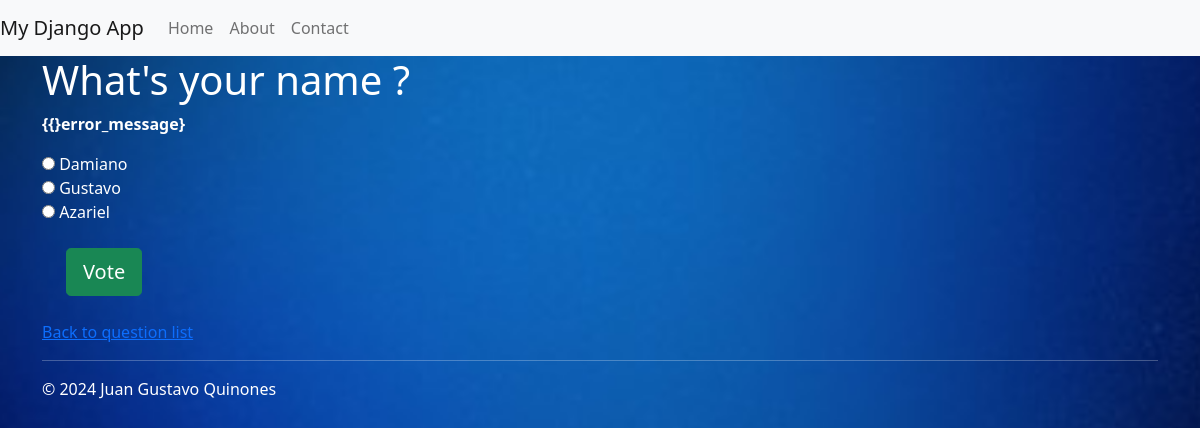
The page /polls/1/vote/ on the database its author committed.
### polls/models.py (models this page shows, shortened)
class Question(models.Model):
    question_text = models.CharField(max_length=200)
    pub_date = models.DateTimeField('date published')

class Choice(models.Model):
    question = models.ForeignKey(Question, on_delete=models.CASCADE)
    choice_text = models.CharField(max_length=200)
    votes = models.IntegerField(default=0)

### polls/views.py (the view)
# urls.py: path('<int:question_id>/vote/', views.vote, name='vote'),
def vote(request, question_id):
    question =get_object_or_404(Question, pk=question_id)
    try:
        selected_choice = question.choice_set.get(pk = request.POST['choice'])
    except:
        return render(request, 'polls/detail.html', {'question': question, 'error_message':"Please select a choice"})
    else:
        selected_choice.votes += 1
        selected_choice.save()
        return HttpResponseRedirect(reverse('polls:results', args=(question.id,)))

### polls/templates/polls/detail.html (shortened to what this page needs)
{% extends 'polls/base.html' %}
{% block main_content %}
<h1>{{question.question_text}}</h1>
{% if error_message %} <p><strong>{{}error_message}</strong></p> {% endif %}
<form action="{% url 'polls:vote' question.id %}" method="post">
    {% for choice in question.choice_set.all %}
    <input type="radio" name="choice" id="choice{{forloop.counter}}" value="{{choice.id}}" />
    <label for="choice{{forloop.counter}}">{{choice.choice_text}}</label><br>
    {% endfor %}
    <button class="btn btn-success m-4 btn-lg" type="submit" value="vote">Vote</button>
</form>
<a href="{% url 'polls:index' %}">Back to question list</a>
{% endblock %}

### polls/static/polls/style.css (style rules this page uses)
body { background: white url("images/bluebackground.jpg") no-repeat center center; background-size: cover; height: 100vh; margin: 0; padding: 0; color: white; }

### rows shown on the page
Question: question_text "What's your name ?"
Choice: choice_text "Damiano"
Choice: choice_text "Gustavo"
Choice: choice_text "Azariel"
